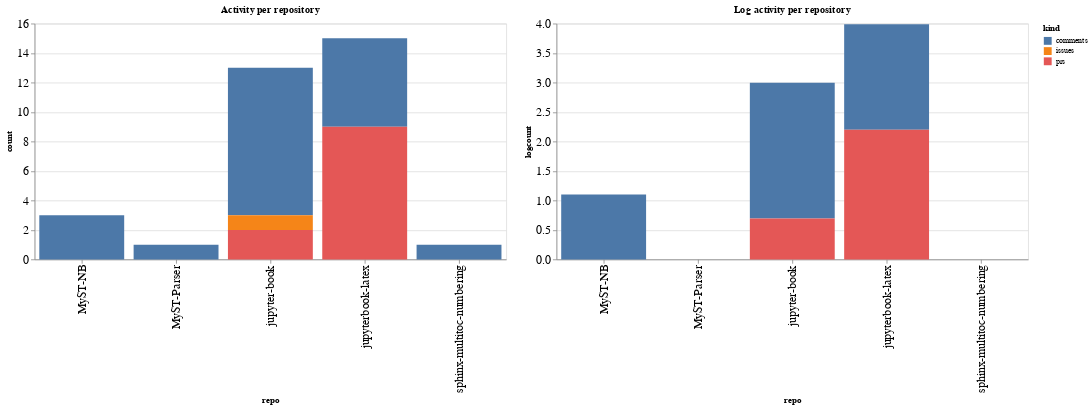

Notebook source saved alongside this figure:
### Code cell
ch1 = alt.Chart(repo_summaries, width=600, title="Activity per repository").mark_bar().encode(
    x='repo',
    y='count',
    color='kind',
    tooltip="kind"
)

ch2 = alt.Chart(repo_summaries, width=600, title="Log activity per repository").mark_bar().encode(
    x='repo',
    y='logcount',
    color='kind',
    tooltip="kind"
)

ch1 | ch2

### Figure 1 — Vega-Lite specification as saved in the notebook (floating-point values rounded to 4 significant figures)
{"config": {"axisLeft": {"labelFontSize": 15}, "axisBottom": {"labelFontSize": 15}}, "hconcat": [{"mark": "bar", "encoding": {"color": {"type": "nominal", "field": "kind"}, "tooltip": {"type": "nominal", "field": "kind"}, "x": {"type": "nominal", "field": "repo"}, "y": {"type": "quantitative", "field": "count"}}, "title": "Activity per repository", "width": 600}, {"mark": "bar", "encoding": {"color": {"type": "nominal", "field": "kind"}, "tooltip": {"type": "nominal", "field": "kind"}, "x": {"type": "nominal", "field": "repo"}, "y": {"type": "quantitative", "field": "logcount"}}, "title": "Log activity per repository", "width": 600}], "data": {"name": "data-bf5aa4e3d4570d4801cc23d8bef051be"}, "$schema": "https://vega.github.io/schema/vega-lite/v4.8.1.json", "datasets": {"data-bf5aa4e3d4570d4801cc23d8bef051be": [{"repo": "MyST-NB", "kind": "comments", "count": 3, "logcount": 1.099}, {"repo": "MyST-Parser", "kind": "comments", "count": 1, "logcount": 0.0}, {"repo": "jupyter-book", "kind": "comments", "count": 10, "logcount": 2.303}, {"repo": "jupyter-book", "kind": "issues", "count": 1, "logcount": 0.0}, {"repo": "jupyter-book", "kind": "prs", "count": 2, "logcount": 0.6931}, {"repo": "jupyterbook-latex", "kind": "comments", "count": 6, "logcount": 1.792}, {"repo": "jupyterbook-latex", "kind": "prs", "count": 9, "logcount": 2.197}, {"repo": "sphinx-multitoc-numbering", "kind": "comments", "count": 1, "logcount": 0.0}]}}
